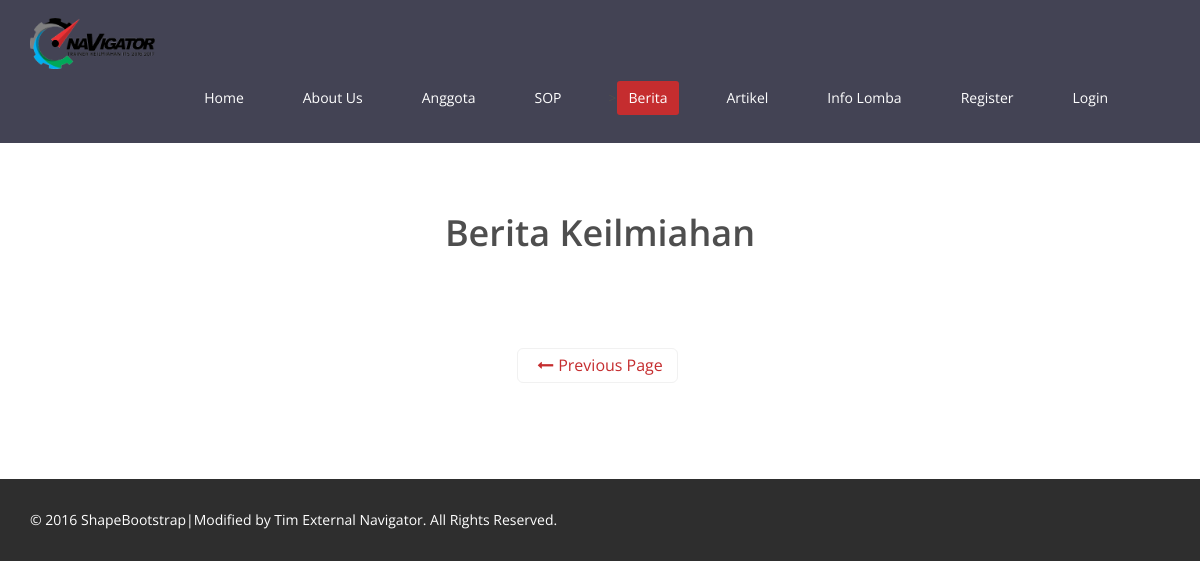
The page /index.php/berita/index/all/4/3 on the database as committed earlier.
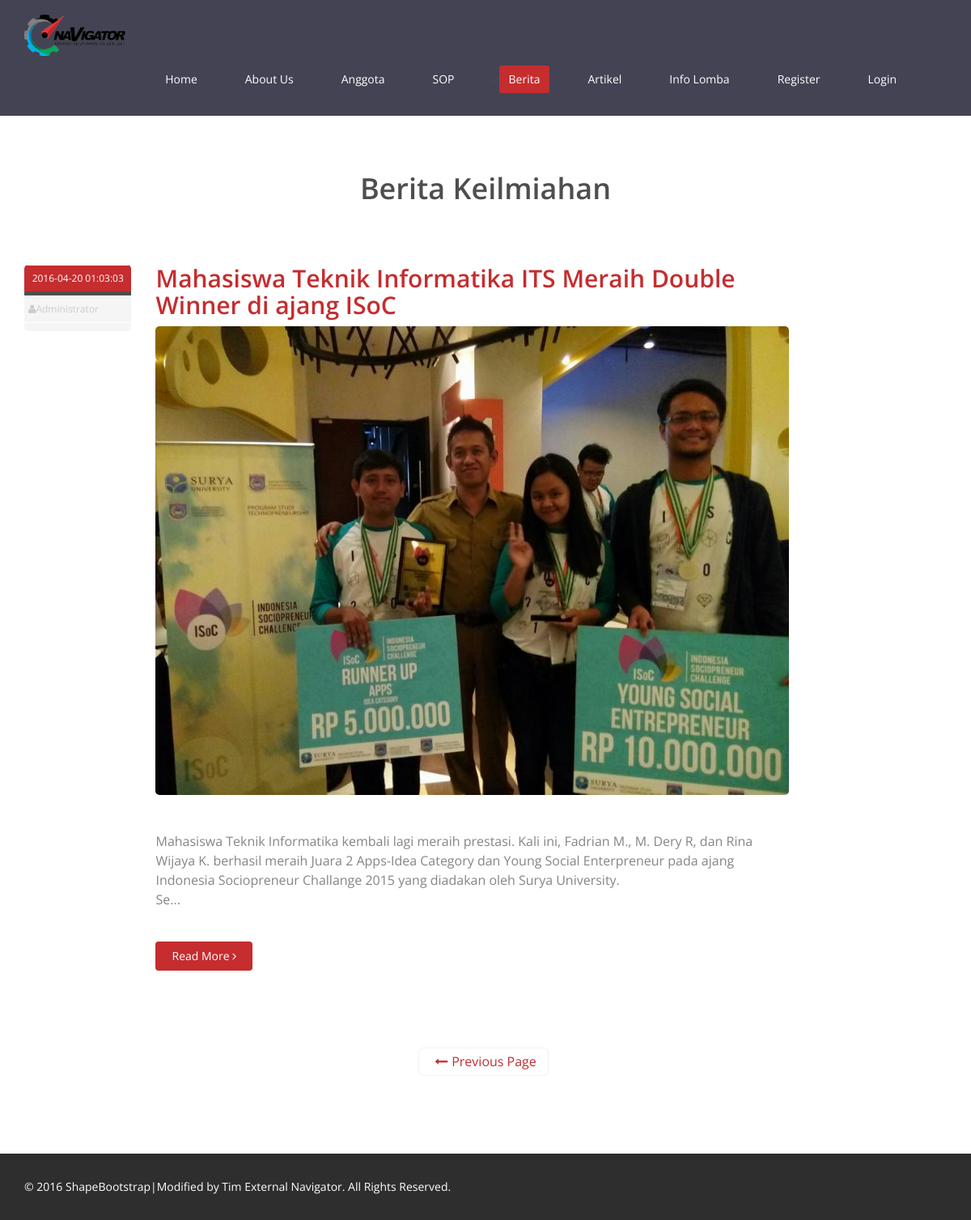
The same page on the database as committed later.
### tables this page shows
CREATE TABLE `artikel` (
  `id` int(11) NOT NULL AUTO_INCREMENT,
  `judul` varchar(200) DEFAULT NULL,
  `isi` text,
  `tanggal` datetime DEFAULT NULL,
  `kategori` varchar(50) DEFAULT NULL,
  `creator` int(11) DEFAULT NULL COMMENT 'fk id trainer',
  `foto` varchar(100) DEFAULT NULL,
  `hapus` int(1) DEFAULT '0',
  `jenis` int(11) DEFAULT NULL,
  PRIMARY KEY (`id`)
);

### application/controllers/Berita.php (called while the page is built, shortened)
<?php
class Berita extends CI_Controller {
	public function index()
	{
		$this->load->model('Berita_model');
		$kategori = $this->uri->segment(3);
		$start = $this->uri->segment(4);
		$jumlah = $this->uri->segment(5);
		$data['aktif'] = "berita";
		if($this->session->userdata('role') == 'user')
		{
			$data['authenticated'] = 3;
		}
		elseif($this->session->userdata('role') == 'admin')
		{
			$data['authenticated'] = 2;
		}
		elseif($this->session->userdata('role') == 'trainer')
		{
			$data['authenticated'] = 1;
		}
		else
		{
			$data['authenticated'] = 0;
		}
		$this->load->view('include/header', $data);
		$data = array(
			'berita' => $this->Berita_model->list_berita($kategori, $start, $jumlah),
			'jumlah' => $this->Berita_model->jumlah_berita($kategori),
			'awal' => $start,
			'akhir' => $start + $jumlah - 1
		 );
		$this->load->view('front_end/berita', $data);
		$this->load->view('include/footer');
	}
}

### index.php (called while the page is built, shortened)
<?php
require_once BASEPATH.'core/CodeIgniter.php';

### application/models/Berita_model.php (called while the page is built, shortened)
<?php
Class Berita_model extends CI_Model{
    public function list_berita($kategori, $start, $jumlah)
    {
      $s = $start - 1;
      if($kategori == 'all')
      {
         $query = $this->db->order_by('tanggal', 'DESC')
                           ->get_where('artikel', array('hapus' => 0, 'jenis' => 2), $s, $jumlah);
      }
      else
      {
        $query = $this->db->order_by('tanggal', 'DESC')
                          ->get_where('artikel', array('kategori'=>$kategori,'hapus' => 0, 'jenis' => 2), $s, $jumlah);
      }
      $data = $query->result();
      return $data;
    }
}
?>

### application/views/front_end/berita.php (the view, shortened to what this page needs)
<section id="blog" class="container">
    <div class="center">
        <h2>Berita Keilmiahan</h2>
    </div>
    <div class="blog">
      <div class="row">
        <div class="col-md-10">
          <?php foreach($berita as $ar) {?>
            <div class="blog-item">
              <div class="row">
                <div class="col-xs-12 col-sm-2 text-center">
                  <div class="entry-meta">
                    <span id="publish_date"><?php echo $ar->tanggal; ?></span>
                    <span><i class="fa fa-user"></i>Administrator</span>
                    <span><i class=""></i><?php echo $ar->kategori; ?></span>
                  </div>
                </div>
                <div class="col-xs-12 col-sm-10 blog-content">
                  <h2><a href="javascript:void(0)" onclick="location.href='<?php echo site_url("berita/detail/$ar->id"); ?>';"><?php echo $ar->judul; ?></a></h2>
                  <a href="javascript:void(0)" onclick="location.href='#';"><img class="img-responsive img-blog" src="<?php echo base_url(); ?>assets/images/<?php echo $ar->foto; ?>" width="100%" alt="" /></a>
                  <h3><?php $isi = $ar->isi; echo substr($isi, 0, 275); echo '...'; ?></h3>
                  <a class="btn btn-primary readmore" href="javascript:void(0)" onclick="location.href='<?php echo site_url("berita/detail/$ar->id"); ?>';">Read More <i class="fa fa-angle-right"></i></a>
                </div>
              </div>
            </div>
            <?php } ?>
          </div>
        </div>
        <div class="row" style="text-align:center;">
          <ul class="pagination pagination-lg" style="text-align:center;">
            <?php if($awal != 1) {  $prev = $awal - 3;?>
              <li><a href="javascript:void(0)" onclick="location.href='<?php echo site_url("berita/index/all/$prev/3"); ?>';"><i class="fa fa-long-arrow-left"></i>Previous Page</a></li>
            <?php } ?>
            </ul>
        </div>
        </div>
</section>

Rows that differ between the two databases and show on the page:
now on this page (row edited): artikel: tanggal "2016-04-20 01:03:03", judul "Mahasiswa Teknik Informatika ITS Meraih Double Winner di ajang ISoC", foto (picture), isi "Mahasiswa Teknik Informatika kembali lagi meraih prestasi. Kali ini, Fadrian M., M. Dery R, dan Rina Wijaya K. berhasil meraih Juara 2 Apps-Idea Category dan Young Social Enterpreneur pada ajang Indonesia Sociopreneur Challange 2015 yang diadakan oleh Surya University. Se"
